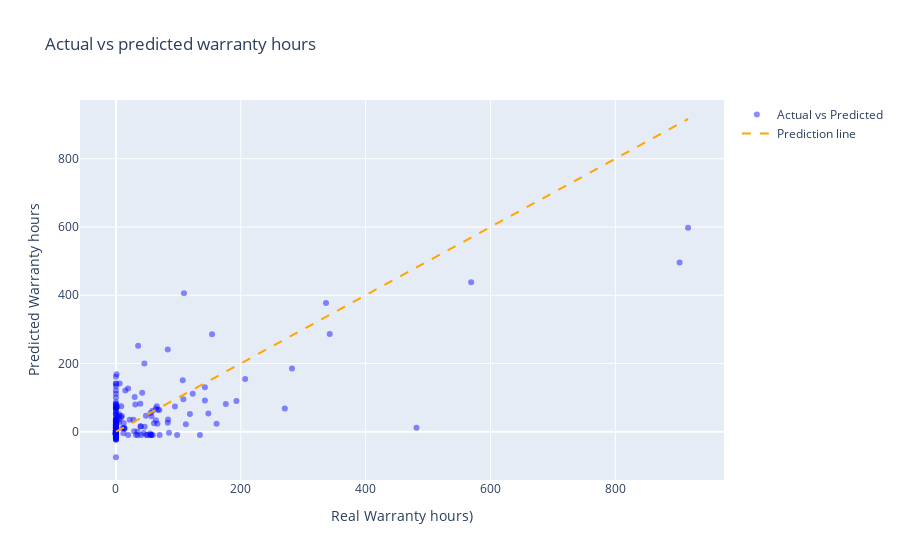

Source (notebook cell):
### Code cell
intercept = -9.776215379854346
coefficients = [0.18694672, 0.7671693, -0.04911211, -2.15437583, 1.28491407]

# Calculate predicted y values
predicted_y = intercept + X.dot(coefficients)

# Create a scatter plot
scatter = go.Scatter(
    x=y,
    y=predicted_y,
    mode='markers',
    marker=dict(color='blue', opacity=0.45),
    name='Actual vs Predicted'
)

# Create a diagonal line for perfect prediction
diagonal_line = go.Scatter(
    x=[min(y), max(y)],
    y=[min(y), max(y)],
    mode='lines',
    line=dict(color='orange', dash='dash'),
    name='Prediction line'
)

# Create layout
layout = go.Layout(
    title='Actual vs predicted warranty hours',
    xaxis=dict(title='Real Warranty hours)'),
    yaxis=dict(title='Predicted Warranty hours')
)

fig9 = go.Figure(data=[scatter, diagonal_line], layout=layout)

fig9.show()

### Figure 1 — Plotly figure (JSON) as saved in the notebook; plotly's stock layout.template omitted (floating-point values rounded to 4 significant figures; data arrays with more than 128 entries replaced by an {"elided": "..."} marker saying what was removed)
{"data": [{"marker": {"color": "blue", "opacity": 0.45}, "mode": "markers", "name": "Actual vs Predicted", "type": "scatter", "x": {"elided": "293 float values"}, "y": {"elided": "293 float values"}}, {"line": {"color": "orange", "dash": "dash"}, "mode": "lines", "name": "Prediction line", "type": "scatter", "x": [0, 916.5], "y": [0, 916.5]}], "layout": {"title": {"text": "Actual vs predicted warranty hours"}, "xaxis": {"title": {"text": "Real Warranty hours)"}}, "yaxis": {"title": {"text": "Predicted Warranty hours"}}}}
